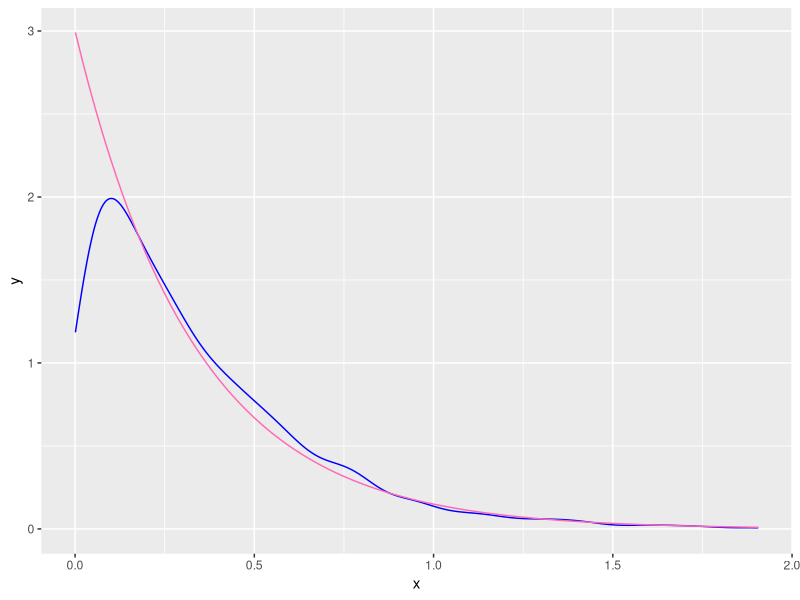

Recreate this plot in R.
## ---- chunk 1
library(dplyr)
library(purrr)
library(ggplot2)

set.seed(57391845)


exp_draw <- (tibble(
  x = rexp(1000, rate = 3))
)

exp_density <- ggplot(exp_draw, aes(x = x)) +
  geom_density(color = 'blue') +
  geom_function(fun=dexp, color = 'hotpink', args = list(rate=3))
exp_density

